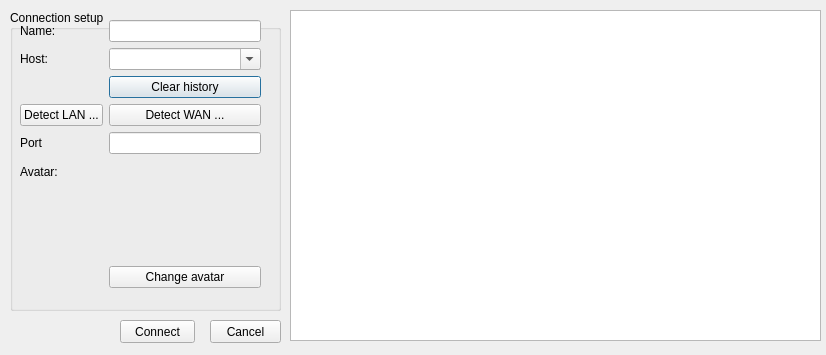
<?xml version="1.0" encoding="UTF-8"?>
<ui version="4.0">
 <class>ConnectionDialog</class>
 <widget class="QDialog" name="ConnectionDialog">
  <property name="windowModality">
   <enum>Qt::WindowModal</enum>
  </property>
  <property name="geometry">
   <rect>
    <x>0</x>
    <y>0</y>
    <width>826</width>
    <height>355</height>
   </rect>
  </property>
  <property name="windowTitle">
   <string>Connection setup</string>
  </property>
  <widget class="QGroupBox" name="groupBox">
   <property name="geometry">
    <rect>
     <x>10</x>
     <y>10</y>
     <width>271</width>
     <height>301</height>
    </rect>
   </property>
   <property name="title">
    <string>Connection setup</string>
   </property>
   <widget class="QWidget" name="layoutWidget">
    <property name="geometry">
     <rect>
      <x>10</x>
      <y>10</y>
      <width>241</width>
      <height>281</height>
     </rect>
    </property>
    <layout class="QFormLayout" name="formLayout">
     <property name="fieldGrowthPolicy">
      <enum>QFormLayout::AllNonFixedFieldsGrow</enum>
     </property>
     <item row="1" column="0">
      <widget class="QLabel" name="nameLabel">
       <property name="text">
        <string>Name:</string>
       </property>
       <property name="buddy">
        <cstring>nameLineEdit</cstring>
       </property>
      </widget>
     </item>
     <item row="1" column="1">
      <widget class="QLineEdit" name="nameLineEdit"/>
     </item>
     <item row="2" column="0">
      <widget class="QLabel" name="hostLabel">
       <property name="text">
        <string>Host:</string>
       </property>
      </widget>
     </item>
     <item row="2" column="1">
      <widget class="QComboBox" name="hostComboBox">
       <property name="editable">
        <bool>true</bool>
       </property>
      </widget>
     </item>
     <item row="3" column="1">
      <widget class="QPushButton" name="clearHistoryButton">
       <property name="text">
        <string>Clear history</string>
       </property>
      </widget>
     </item>
     <item row="5" column="0">
      <widget class="QLabel" name="portLabel">
       <property name="text">
        <string>Port</string>
       </property>
      </widget>
     </item>
     <item row="5" column="1">
      <widget class="QLineEdit" name="portLineEdit"/>
     </item>
     <item row="6" column="0">
      <widget class="QLabel" name="avatarLabel">
       <property name="text">
        <string>Avatar:</string>
       </property>
      </widget>
     </item>
     <item row="6" column="1">
      <widget class="QLabel" name="avatarPixmap">
       <property name="minimumSize">
        <size>
         <width>100</width>
         <height>100</height>
        </size>
       </property>
       <property name="text">
        <string/>
       </property>
       <property name="scaledContents">
        <bool>true</bool>
       </property>
      </widget>
     </item>
     <item row="7" column="1">
      <widget class="QPushButton" name="changeAvatarButton">
       <property name="text">
        <string>Change avatar</string>
       </property>
      </widget>
     </item>
     <item row="4" column="1">
      <widget class="QPushButton" name="detectWANButton">
       <property name="text">
        <string>Detect WAN ...</string>
       </property>
      </widget>
     </item>
     <item row="4" column="0">
      <widget class="QPushButton" name="detectLANButton">
       <property name="text">
        <string>Detect LAN ...</string>
       </property>
      </widget>
     </item>
    </layout>
   </widget>
  </widget>
  <widget class="QListWidget" name="avatarList">
   <property name="geometry">
    <rect>
     <x>290</x>
     <y>10</y>
     <width>531</width>
     <height>331</height>
    </rect>
   </property>
   <property name="iconSize">
    <size>
     <width>80</width>
     <height>80</height>
    </size>
   </property>
   <property name="movement">
    <enum>QListView::Static</enum>
   </property>
   <property name="viewMode">
    <enum>QListView::IconMode</enum>
   </property>
  </widget>
  <widget class="QPushButton" name="cancelButton">
   <property name="geometry">
    <rect>
     <x>210</x>
     <y>320</y>
     <width>71</width>
     <height>23</height>
    </rect>
   </property>
   <property name="text">
    <string>Cancel</string>
   </property>
  </widget>
  <widget class="QPushButton" name="connectButton">
   <property name="geometry">
    <rect>
     <x>120</x>
     <y>320</y>
     <width>75</width>
     <height>23</height>
    </rect>
   </property>
   <property name="text">
    <string>Connect</string>
   </property>
  </widget>
 </widget>
 <tabstops>
  <tabstop>avatarList</tabstop>
 </tabstops>
 <resources/>
 <connections>
  <connection>
   <sender>cancelButton</sender>
   <signal>clicked()</signal>
   <receiver>ConnectionDialog</receiver>
   <slot>reject()</slot>
   <hints>
    <hint type="sourcelabel">
     <x>188</x>
     <y>273</y>
    </hint>
    <hint type="destinationlabel">
     <x>241</x>
     <y>158</y>
    </hint>
   </hints>
  </connection>
 </connections>
</ui>
